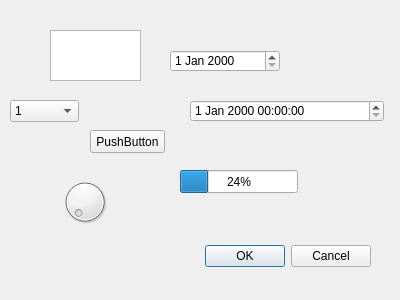
<?xml version="1.0" encoding="UTF-8"?>
<ui version="4.0">
 <class>Dialog_inquiry</class>
 <widget class="QDialog" name="Dialog_inquiry">
  <property name="geometry">
   <rect>
    <x>0</x>
    <y>0</y>
    <width>400</width>
    <height>300</height>
   </rect>
  </property>
  <property name="windowTitle">
   <string>Dialog</string>
  </property>
  <widget class="QDialogButtonBox" name="buttonBox">
   <property name="geometry">
    <rect>
     <x>30</x>
     <y>240</y>
     <width>341</width>
     <height>32</height>
    </rect>
   </property>
   <property name="orientation">
    <enum>Qt::Horizontal</enum>
   </property>
   <property name="standardButtons">
    <set>QDialogButtonBox::Cancel|QDialogButtonBox::Ok</set>
   </property>
  </widget>
  <widget class="QTableView" name="tableView">
   <property name="geometry">
    <rect>
     <x>50</x>
     <y>30</y>
     <width>91</width>
     <height>51</height>
    </rect>
   </property>
   <property name="editTriggers">
    <set>QAbstractItemView::NoEditTriggers</set>
   </property>
   <property name="iconSize">
    <size>
     <width>10</width>
     <height>0</height>
    </size>
   </property>
  </widget>
  <widget class="QPushButton" name="pushButton">
   <property name="geometry">
    <rect>
     <x>90</x>
     <y>130</y>
     <width>75</width>
     <height>23</height>
    </rect>
   </property>
   <property name="text">
    <string>PushButton</string>
   </property>
  </widget>
  <widget class="QDial" name="dial">
   <property name="geometry">
    <rect>
     <x>60</x>
     <y>170</y>
     <width>50</width>
     <height>64</height>
    </rect>
   </property>
  </widget>
  <widget class="QProgressBar" name="progressBar">
   <property name="geometry">
    <rect>
     <x>180</x>
     <y>170</y>
     <width>118</width>
     <height>23</height>
    </rect>
   </property>
   <property name="value">
    <number>24</number>
   </property>
  </widget>
  <widget class="QDateEdit" name="dateEdit">
   <property name="geometry">
    <rect>
     <x>170</x>
     <y>50</y>
     <width>110</width>
     <height>22</height>
    </rect>
   </property>
  </widget>
  <widget class="QDateTimeEdit" name="dateTimeEdit">
   <property name="geometry">
    <rect>
     <x>190</x>
     <y>100</y>
     <width>194</width>
     <height>22</height>
    </rect>
   </property>
  </widget>
  <widget class="QComboBox" name="comboBox">
   <property name="geometry">
    <rect>
     <x>10</x>
     <y>100</y>
     <width>69</width>
     <height>22</height>
    </rect>
   </property>
   <item>
    <property name="text">
     <string>1</string>
    </property>
   </item>
   <item>
    <property name="text">
     <string>2</string>
    </property>
   </item>
  </widget>
 </widget>
 <resources/>
 <connections>
  <connection>
   <sender>buttonBox</sender>
   <signal>accepted()</signal>
   <receiver>Dialog_inquiry</receiver>
   <slot>accept()</slot>
   <hints>
    <hint type="sourcelabel">
     <x>248</x>
     <y>254</y>
    </hint>
    <hint type="destinationlabel">
     <x>157</x>
     <y>274</y>
    </hint>
   </hints>
  </connection>
  <connection>
   <sender>buttonBox</sender>
   <signal>rejected()</signal>
   <receiver>Dialog_inquiry</receiver>
   <slot>reject()</slot>
   <hints>
    <hint type="sourcelabel">
     <x>316</x>
     <y>260</y>
    </hint>
    <hint type="destinationlabel">
     <x>286</x>
     <y>274</y>
    </hint>
   </hints>
  </connection>
  <connection>
   <sender>dial</sender>
   <signal>valueChanged(int)</signal>
   <receiver>progressBar</receiver>
   <slot>setValue(int)</slot>
   <hints>
    <hint type="sourcelabel">
     <x>84</x>
     <y>198</y>
    </hint>
    <hint type="destinationlabel">
     <x>212</x>
     <y>176</y>
    </hint>
   </hints>
  </connection>
 </connections>
</ui>
